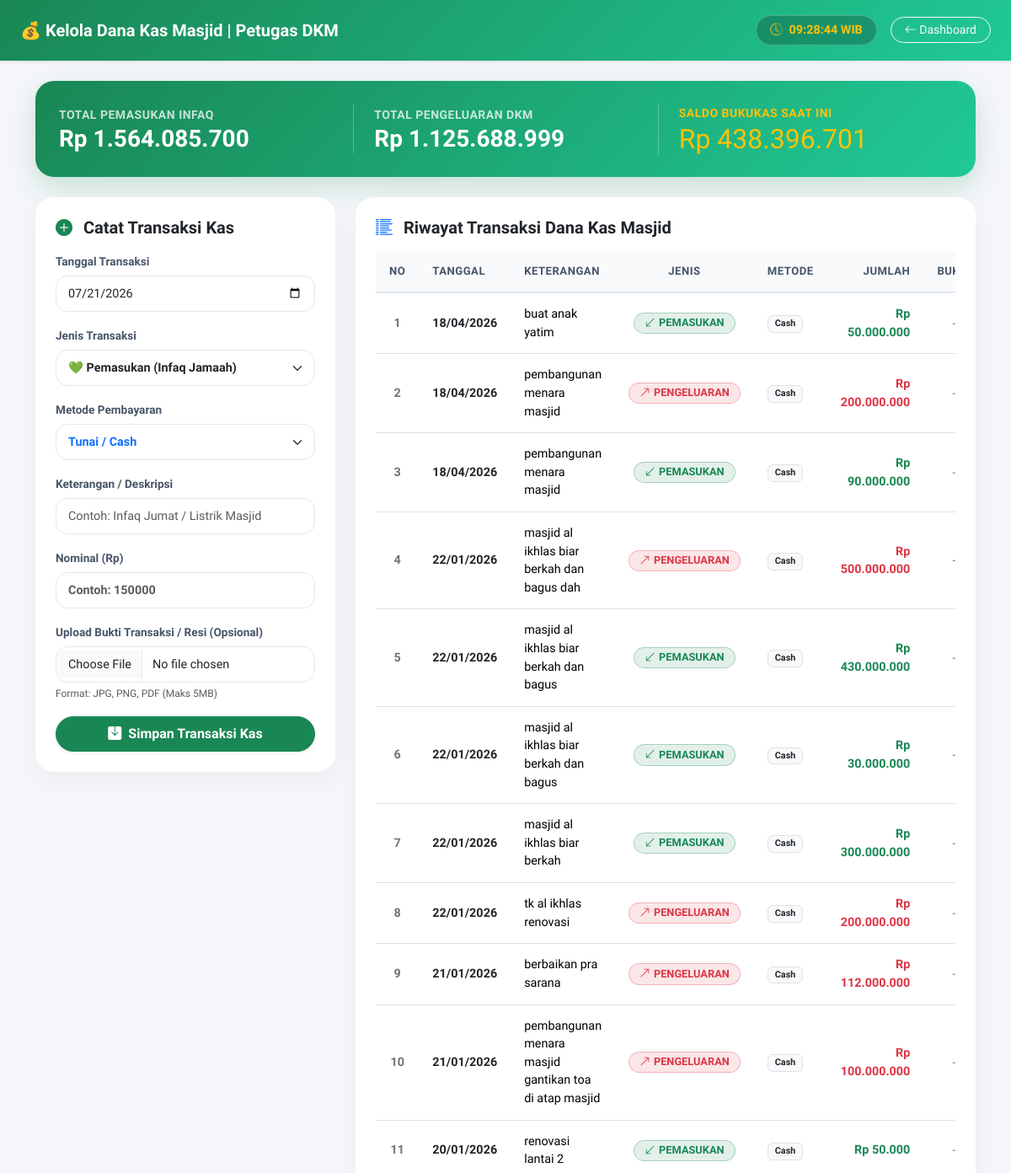
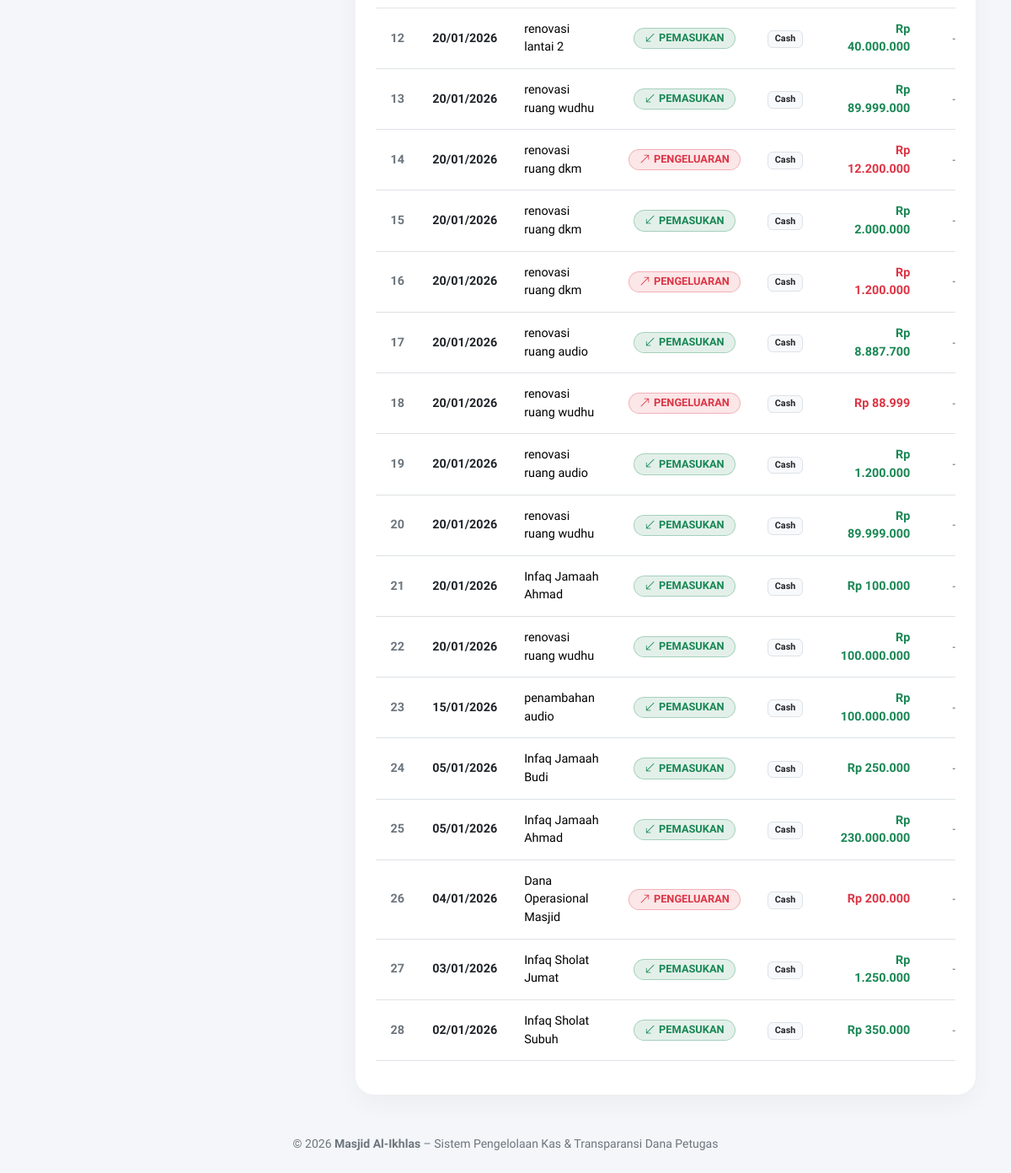
Page /petugas/dana.php (signed in) on the committed database (2 pictures, top to bottom).
### tables this page shows
CREATE TABLE `keuangan` (
  `id` int(11) NOT NULL,
  `tanggal` date NOT NULL,
  `jenis` enum('infaq','dkm') NOT NULL,
  `keterangan` varchar(255) NOT NULL,
  `jumlah` int(11) NOT NULL,
  `user_id` int(11) NOT NULL
);

### petugas/dana.php (the view, shortened to what this page needs)
<?php
include "../config/koneksi.php";
$edit = false;
$masuk = mysqli_fetch_assoc(
    mysqli_query($koneksi,"SELECT SUM(jumlah) total FROM keuangan WHERE jenis='infaq'")
)['total'] ?? 0;
$keluar = mysqli_fetch_assoc(
    mysqli_query($koneksi,"SELECT SUM(jumlah) total FROM keuangan WHERE jenis IN ('dkm', 'pengeluaran')")
)['total'] ?? 0;
$saldo = $masuk - $keluar;
?>
<!DOCTYPE html>
<html lang="id">
<head>
    <link href="https://cdn.jsdelivr.net/npm/bootstrap@5.3.3/dist/css/bootstrap.min.css" rel="stylesheet">
    <link href="https://cdn.jsdelivr.net/npm/bootstrap-icons@1.11.3/font/bootstrap-icons.css" rel="stylesheet">
</head>
<body>
    <nav class="navbar navbar-dark navbar-custom shadow-sm py-3">
        <div class="container-fluid px-4">
            <span class="navbar-brand fw-bold fs-5 d-flex align-items-center gap-2">
                💰 Kelola Dana Kas Masjid | Petugas DKM
            </span>
            <div class="text-white d-flex align-items-center gap-2 flex-wrap justify-content-end">
                <div class="clock-badge d-flex align-items-center gap-2 me-2">
                    <i class="bi bi-clock-history text-warning"></i>
                    <span id="petugasClock" class="text-warning">--:--:-- WIB</span>
                </div>
                <a href="index.php" class="btn btn-outline-light btn-sm rounded-pill px-3">
                    <i class="bi bi-arrow-left"></i> Dashboard
                </a>
            </div>
        </div>
    </nav>
    <div class="container py-4">
        <div class="saldo-banner mb-4">
            <div class="row align-items-center">
                <div class="col-md-4 mb-3 mb-md-0">
                    <small class="opacity-75 text-uppercase fw-bold" style="letter-spacing:0.5px;">TOTAL PEMASUKAN INFAQ</small>
                    <h3 class="fw-bold m-0">Rp <?= number_format($masuk,0,',','.') ?></h3>
                </div>
                <div class="col-md-4 mb-3 mb-md-0 border-start border-white border-opacity-25 ps-md-4">
                    <small class="opacity-75 text-uppercase fw-bold" style="letter-spacing:0.5px;">TOTAL PENGELUARAN DKM</small>
                    <h3 class="fw-bold m-0">Rp <?= number_format($keluar,0,',','.') ?></h3>
                </div>
                <div class="col-md-4 border-start border-white border-opacity-25 ps-md-4">
                    <small class="text-warning text-uppercase fw-bold" style="letter-spacing:0.5px;">SALDO BUKUKAS SAAT INI</small>
                    <h2 class="fw-extrabold text-warning m-0">Rp <?= number_format($saldo,0,',','.') ?></h2>
                </div>
            </div>
        </div>
        <div class="row g-4">
            <div class="col-lg-4">
                <div class="card card-custom p-4">
                    <h5 class="fw-bold text-dark mb-3">
                        <i class="bi bi-<?= $edit?'pencil-square text-warning':'plus-circle-fill text-success' ?> me-2"></i>
                        <?= $edit ? 'Edit Data Keuangan' : 'Catat Transaksi Kas' ?>
                    </h5>
                    <form method="post" enctype="multipart/form-data">
                        <div class="mb-3">
                            <label class="form-label-custom">Tanggal Transaksi</label>
                            <input type="date" name="tanggal" class="form-control form-control-custom" value="<?= $edit ? $dEdit['tanggal'] : date('Y-m-d') ?>" required>
                        </div>
                        <div class="mb-3">
                            <label class="form-label-custom">Jenis Transaksi</label>
                            <select name="jenis" class="form-select form-select-custom fw-bold" required>
                                <option value="infaq" <?= $edit && $dEdit['jenis']=='infaq' ? 'selected':'' ?>>💚 Pemasukan (Infaq Jamaah)</option>
                            </select>
                        </div>
                        <div class="mb-3">
                            <label class="form-label-custom">Metode Pembayaran</label>
                            <select name="metode_bayar" class="form-select form-select-custom fw-bold text-primary" required>
                                <option value="Tunai" <?= $edit && ($dEdit['metode_bayar']??'')=='Tunai' ? 'selected':'' ?>>Tunai / Cash</option>
                            </select>
                        </div>
                        <div class="mb-3">
                            <label class="form-label-custom">Keterangan / Deskripsi</label>
                            <input type="text" name="keterangan" class="form-control form-control-custom" value="<?= $edit ? htmlspecialchars($dEdit['keterangan']) : '' ?>" placeholder="Contoh: Infaq Jumat / Listrik Masjid" required>
                        </div>
                        <div class="mb-3">
                            <label class="form-label-custom">Nominal (Rp)</label>
                            <input type="number" name="jumlah" class="form-control form-control-custom fw-bold text-success" value="<?= $edit ? $dEdit['jumlah'] : '' ?>" placeholder="Contoh: 150000" min="1" required>
                        </div>
                        <div class="mb-3">
                            <label class="form-label-custom">Upload Bukti Transaksi / Resi (Opsional)</label>
                            <input type="file" name="bukti" class="form-control form-control-custom" accept="image/*,.pdf">
                            <small class="text-muted" style="font-size:0.75rem;">Format: JPG, PNG, PDF (Maks 5MB)</small>
                        </div>
                        <div class="d-grid gap-2">
                            <?php if($edit){ ?>
                                <button type="submit" name="update" class="btn btn-warning fw-bold py-2 rounded-pill shadow-sm text-dark">
                                    <i class="bi bi-check-lg me-1"></i> Simpan Perubahan
                                </button>
                                <a href="dana.php" class="btn btn-outline-secondary rounded-pill py-2 text-center">Batal Edit</a>
                            <?php }else{ ?>
                                <button type="submit" name="simpan" class="btn btn-success fw-bold py-2 rounded-pill shadow-sm">
                                    <i class="bi bi-save-fill me-1"></i> Simpan Transaksi Kas
                                </button>
                            <?php } ?>
                        </div>
                    </form>
                </div>
            </div>
            <div class="col-lg-8">
                <div class="card card-custom p-4">
                    <h5 class="fw-bold text-dark mb-3">
                        <i class="bi bi-list-columns-reverse text-primary me-2"></i> Riwayat Transaksi Dana Kas Masjid
                    </h5>
                    <div class="table-responsive">
                        <table class="table table-custom align-middle">
                            <thead>
                                <tr>
                                    <th class="text-center" style="width: 50px;">NO</th>
                                    <th>TANGGAL</th>
                                    <th>KETERANGAN</th>
                                    <th class="text-center">JENIS</th>
                                    <th>METODE</th>
                                    <th class="text-end">JUMLAH</th>
                                    <th class="text-center">BUKTI</th>
                                </tr>
                            </thead>
                            <tbody>
                                <?php
                                $no = 1;
                                $q = mysqli_query($koneksi,"SELECT * FROM keuangan ORDER BY tanggal DESC, id DESC");
                                while($d = mysqli_fetch_assoc($q)){
                                ?>
                                <tr>
                                    <td class="text-center fw-bold text-secondary"><?= $no++ ?></td>
                                    <td class="fw-semibold text-dark"><?= date('d/m/Y',strtotime($d['tanggal'])) ?></td>
                                    <td><?= htmlspecialchars($d['keterangan']) ?></td>
                                    <td class="text-center">
                                        <?php if($d['jenis']=='infaq'){ ?>
                                            <span class="badge-infaq"><i class="bi bi-arrow-down-left"></i> PEMASUKAN</span>
                                        <?php }else{ ?>
                                            <span class="badge-dkm"><i class="bi bi-arrow-up-right"></i> PENGELUARAN</span>
                                        <?php } ?>
                                    </td>
                                    <td>
                                        <span class="badge bg-light text-dark border px-2 py-1 small fw-bold">
                                            <?= htmlspecialchars($d['metode_bayar'] ?? 'Cash') ?>
                                        </span>
                                    </td>
                                    <td class="text-end fw-bold <?= $d['jenis']=='infaq'?'text-success':'text-danger' ?>">
                                        Rp <?= number_format($d['jumlah'],0,',','.') ?>
                                    </td>
                                    <td class="text-center">
                                        <?php if(!empty($d['bukti_bayar'])){ ?>
                                            <button class="btn btn-outline-success btn-sm rounded-circle p-1" style="width:32px; height:32px;"
                                                    onclick="viewBukti('../uploads/bukti/<?= $d['bukti_bayar'] ?>')" title="Lihat Resi / Bukti Transfer">
                                                <i class="bi bi-file-earmark-image"></i>
                                            </button>
                                        <?php } else { ?>
                                            <span class="text-muted small">-</span>
                                        <?php } ?>
                                    </td>
                                </tr>
                                <?php } ?>
                            </tbody>
                        </table>
                    </div>
                </div>
            </div>
        </div>
    </div>
    <footer class="text-center py-4 mt-auto text-secondary small">
        © <?= date('Y'); ?> <strong>Masjid Al-Ikhlas</strong> – Sistem Pengelolaan Kas &amp; Transparansi Dana Petugas
    </footer>
</body>
</html>

### petugas/dana.php (style rules this page uses)
body { font-family: 'Plus Jakarta Sans', sans-serif; background: #f4f6f9; min-height: 100vh; color: #212529; display: flex; flex-direction: column; }
.navbar-custom { background: linear-gradient(135deg, #198754, #20c997); }
.clock-badge { background: rgba(0, 0, 0, 0.22); backdrop-filter: blur(8px); border: 1px solid rgba(255, 255, 255, 0.25); border-radius: 30px; padding: 6px 16px; font-weight: 700; font-size: 0.9rem; }
.card-custom { background: #ffffff; border-radius: 22px; border: none; box-shadow: 0 10px 30px rgba(0,0,0,0.04); overflow: hidden; }
.saldo-banner { background: linear-gradient(135deg, #198754 0%, #20c997 100%); border-radius: 22px; color: #ffffff; padding: 26px 28px; box-shadow: 0 12px 30px rgba(25, 135, 84, 0.2); position: relative; overflow: hidden; }
.form-label-custom { font-size: 0.85rem; font-weight: 700; color: #475569; margin-bottom: 6px; }
.form-control-custom, .form-select-custom { border-radius: 14px; border: 1.5px solid #e2e8f0; padding: 10px 14px; font-weight: 500; font-size: 0.9rem; }
.table-custom th { background: #f8fafc; color: #475569; font-weight: 700; font-size: 0.82rem; text-transform: uppercase; letter-spacing: 0.5px; border-bottom: 2px solid #e2e8f0; padding: 14px 16px; }
.table-custom td { padding: 14px 16px; font-size: 0.9rem; vertical-align: middle; }
.badge-infaq { background: rgba(25, 135, 84, 0.12); color: #198754; border: 1px solid rgba(25, 135, 84, 0.3); font-weight: 800; padding: 5px 12px; border-radius: 30px; display: inline-flex; align-items: center; justify-content: center; gap: 4px; font-size: 0.8rem; line-height: 1; white-space: nowrap; }
.badge-dkm { background: rgba(220, 53, 69, 0.12); color: #dc3545; border: 1px solid rgba(220, 53, 69, 0.3); font-weight: 800; padding: 5px 12px; border-radius: 30px; display: inline-flex; align-items: center; justify-content: center; gap: 4px; font-size: 0.8rem; line-height: 1; white-space: nowrap; }

### rows in the picture
keuangan: tanggal "18/04/2026", keterangan "buat anak yatim", jenis "infaq" (drawn), metode_bayar "Cash", jumlah "50.000.000"
keuangan: tanggal "18/04/2026", keterangan "pembangunan menara masjid", jenis "dkm" (drawn), metode_bayar "Cash", jumlah "200.000.000"
keuangan: tanggal "18/04/2026", keterangan "pembangunan menara masjid", jenis "infaq" (drawn), metode_bayar "Cash", jumlah "90.000.000"
keuangan: tanggal "22/01/2026", keterangan "masjid al ikhlas biar berkah dan bagus dah", jenis "dkm" (drawn), metode_bayar "Cash", jumlah "500.000.000"
keuangan: tanggal "22/01/2026", keterangan "masjid al ikhlas biar berkah dan bagus", jenis "infaq" (drawn), metode_bayar "Cash", jumlah "430.000.000"
keuangan: tanggal "22/01/2026", keterangan "masjid al ikhlas biar berkah dan bagus", jenis "infaq" (drawn), metode_bayar "Cash", jumlah "30.000.000"
keuangan: tanggal "22/01/2026", keterangan "masjid al ikhlas biar berkah", jenis "infaq" (drawn), metode_bayar "Cash", jumlah "300.000.000"
keuangan: tanggal "22/01/2026", keterangan "tk al ikhlas renovasi", jenis "dkm" (drawn), metode_bayar "Cash", jumlah "200.000.000"
keuangan: tanggal "21/01/2026", keterangan "berbaikan pra sarana", jenis "dkm" (drawn), metode_bayar "Cash", jumlah "112.000.000"
keuangan: tanggal "21/01/2026", keterangan "pembangunan menara masjid gantikan toa di atap masjid", jenis "dkm" (drawn), metode_bayar "Cash", jumlah "100.000.000"
keuangan: tanggal "20/01/2026", keterangan "renovasi lantai 2", jenis "infaq" (drawn), metode_bayar "Cash", jumlah "50.000"
keuangan: tanggal "20/01/2026", keterangan "renovasi lantai 2", jenis "infaq" (drawn), metode_bayar "Cash", jumlah "40.000.000"
keuangan: tanggal "20/01/2026", keterangan "renovasi ruang wudhu", jenis "infaq" (drawn), metode_bayar "Cash", jumlah "89.999.000"
keuangan: tanggal "20/01/2026", keterangan "renovasi ruang dkm", jenis "dkm" (drawn), metode_bayar "Cash", jumlah "12.200.000"
keuangan: tanggal "20/01/2026", keterangan "renovasi ruang dkm", jenis "infaq" (drawn), metode_bayar "Cash", jumlah "2.000.000"
keuangan: tanggal "20/01/2026", keterangan "renovasi ruang dkm", jenis "dkm" (drawn), metode_bayar "Cash", jumlah "1.200.000"
keuangan: tanggal "20/01/2026", keterangan "renovasi ruang audio", jenis "infaq" (drawn), metode_bayar "Cash", jumlah "8.887.700"
keuangan: tanggal "20/01/2026", keterangan "renovasi ruang wudhu", jenis "dkm" (drawn), metode_bayar "Cash", jumlah "88.999"
keuangan: tanggal "20/01/2026", keterangan "renovasi ruang audio", jenis "infaq" (drawn), metode_bayar "Cash", jumlah "1.200.000"
keuangan: tanggal "20/01/2026", keterangan "renovasi ruang wudhu", jenis "infaq" (drawn), metode_bayar "Cash", jumlah "89.999.000"
keuangan: tanggal "20/01/2026", keterangan "Infaq Jamaah Ahmad", jenis "infaq" (drawn), metode_bayar "Cash", jumlah "100.000"
keuangan: tanggal "20/01/2026", keterangan "renovasi ruang wudhu", jenis "infaq" (drawn), metode_bayar "Cash", jumlah "100.000.000"
keuangan: tanggal "15/01/2026", keterangan "penambahan audio", jenis "infaq" (drawn), metode_bayar "Cash", jumlah "100.000.000"
keuangan: tanggal "05/01/2026", keterangan "Infaq Jamaah Budi", jenis "infaq" (drawn), metode_bayar "Cash", jumlah "250.000"
keuangan: tanggal "05/01/2026", keterangan "Infaq Jamaah Ahmad", jenis "infaq" (drawn), metode_bayar "Cash", jumlah "230.000.000"
keuangan: tanggal "04/01/2026", keterangan "Dana Operasional Masjid", jenis "dkm" (drawn), metode_bayar "Cash", jumlah "200.000"
keuangan: tanggal "03/01/2026", keterangan "Infaq Sholat Jumat", jenis "infaq" (drawn), metode_bayar "Cash", jumlah "1.250.000"
keuangan: tanggal "02/01/2026", keterangan "Infaq Sholat Subuh", jenis "infaq" (drawn), metode_bayar "Cash", jumlah "350.000"

### other values in the picture
$masuk "1.564.085.700"
$keluar "1.125.688.999"
$saldo "438.396.701"
